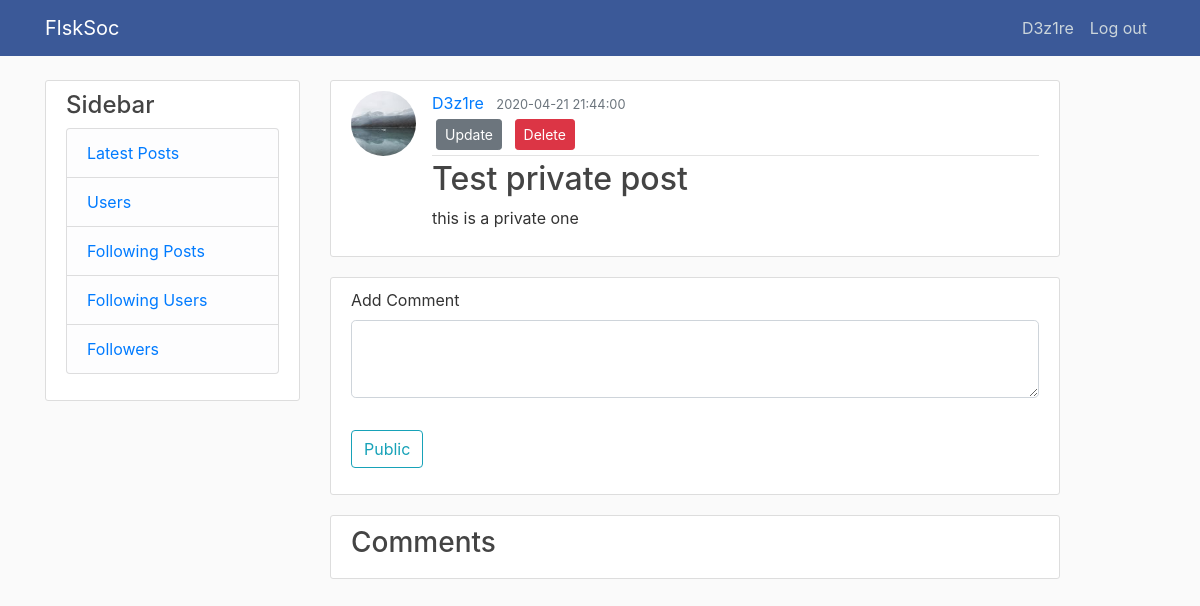
The app's page /post/10 (signed in), older data.
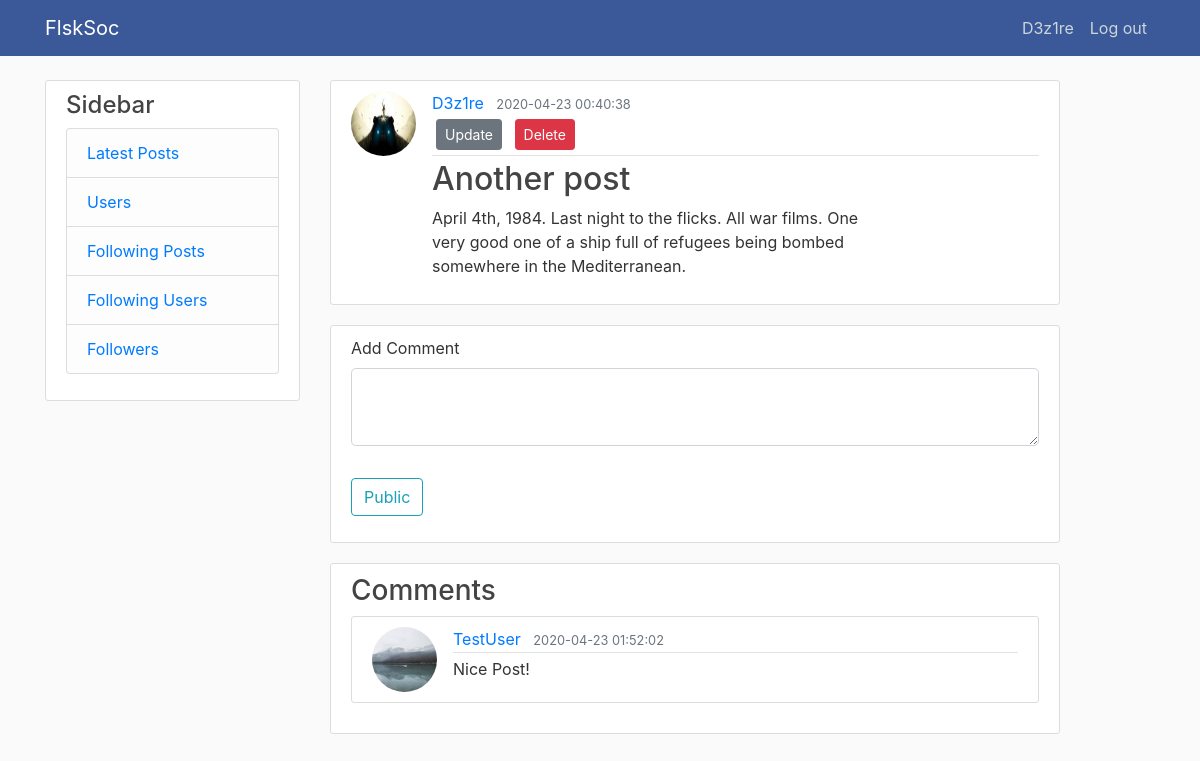
The same page, newer data.
### data/user.py (models this page shows, shortened)
class User(SqlAlchemyBase, UserMixin, SerializerMixin):
    __tablename__ = 'users'
    id = sqlalchemy.Column(sqlalchemy.Integer, primary_key=True, autoincrement=True)
    username = sqlalchemy.Column(sqlalchemy.String, nullable=False)
    name = sqlalchemy.Column(sqlalchemy.String, nullable=True)
    surname = sqlalchemy.Column(sqlalchemy.String, nullable=True)
    email = sqlalchemy.Column(sqlalchemy.String, index=True, unique=True, nullable=False)
    hashed_password = sqlalchemy.Column(sqlalchemy.String, nullable=True)
    created_date = sqlalchemy.Column(sqlalchemy.DateTime, default=datetime.datetime.now)
    image_file = sqlalchemy.Column(sqlalchemy.String, nullable=False, default='default.png')
    posts = orm.relation("Post", back_populates='user')

### data/post.py (models this page shows, shortened)
class Post(SqlAlchemyBase, SerializerMixin):
    __tablename__ = 'posts'
    id = sqlalchemy.Column(sqlalchemy.Integer, primary_key=True, autoincrement=True)
    title = sqlalchemy.Column(sqlalchemy.String, nullable=False)
    content = sqlalchemy.Column(sqlalchemy.String, nullable=True)
    created_date = sqlalchemy.Column(sqlalchemy.DateTime, default=datetime.datetime.now)
    is_private = sqlalchemy.Column(sqlalchemy.Boolean, default=False)
    user_id = sqlalchemy.Column(sqlalchemy.Integer, sqlalchemy.ForeignKey("users.id"))
    user = orm.relation('User')

### data/comment.py (models this page shows)
class Comment(SqlAlchemyBase):
    __tablename__ = 'comments'
    id = sqlalchemy.Column(sqlalchemy.Integer, primary_key=True, autoincrement=True)
    from_user = sqlalchemy.Column(sqlalchemy.Integer, sqlalchemy.ForeignKey("users.id"))
    text = sqlalchemy.Column(sqlalchemy.String)
    to_post = sqlalchemy.Column(sqlalchemy.Integer, sqlalchemy.ForeignKey("posts.id"))
    created_date = sqlalchemy.Column(sqlalchemy.DateTime, default=datetime.datetime.now)
    user = orm.relation('User')

### posts.py (the view, shortened to what this page needs)
@posts.route('/post/<int:id>', methods=['GET', 'POST'])
@login_required
def show_post(id):
    form = CommentForm()
    session = db_session.create_session()
    post = session.query(Post).filter(Post.id == id).first()
    comments = session.query(Comment).filter(Comment.to_post == post.id).order_by(Comment.created_date.desc())
    return render_template('post.html', title=post.title, post=post, form=form, comments=comments)

### data/comment.py
class CommentForm(FlaskForm):
    text = TextAreaField("Add Comment", validators=[DataRequired()])
    submit = SubmitField('Public')

### data/db_session.py (called while the page is built)
def create_session() -> Session:
    global __factory
    return __factory()

### main.py (called while the page is built)
def main():
    db_session.global_init("db/soc.sqlite")
    app.register_blueprint(users)
    app.register_blueprint(posts)
    app.register_blueprint(errors)
    @login_manager.user_loader
    def load_user(user_id):
        session = db_session.create_session()
        return session.query(User).get(user_id)
    app.run()

### templates/post.html (shortened to what this page needs)
{% extends "base.html" %}
{% block content %}
	<article class="media content-section">
        <img class="rounded-circle article-img" src="{{ url_for('static', filename='profile_pics/' + post.user.image_file) }}">
        <div class="media-body">
            <div class="article-metadata">
                <a class="mr-2" href="/user/{{ post.user.id }}">{{ post.user.username }}</a>
                <small class="text-muted">{{ post.created_date.replace(microsecond=0).isoformat(' ') }}</small>
            	{% if post.user == current_user %}
            		<div>
            			<a class="btn btn-secondary btn-sm m-1" href="/post/{{ post.id }}/edit">
            			Update</a>
            			<button type="button" class="btn btn-danger btn-sm m-1" data-toggle="modal" data-target="#deleteModal">Delete</button>
            		</div>
            	{% endif %}
            </div>
            <h2 class="article-title">{{ post.title }}</h2>
            <p class="article-content">{{ post.content }}</p>
        </div>
    </article>
    <div class="content-section">
        <form action="" method="post">
            <fieldset class="form-group">
                <div class="form-group">
                    {{ form.text.label(class="form-control-label") }}
                    {% if form.text.errors %}
                        {{ form.text(class="form-control form-control-lg is-invalid") }}
                        <div class="invalid-feedback">
                            {% for error in form.text.errors %}
                                <span>{{ error }}</span>
                            {% endfor %}
                        </div>
                    {% else %}
                        {{ form.text(class="form-control form-control-lg") }}
                    {% endif %}
                </div>
            </fieldset>
            <div class="form-group">
                {{ form.submit(class="btn btn-outline-info") }}
            </div>
        </form>
    	</div>
    <div class="content-section">
    	<h3>Comments</h3>
    	{% for comment in comments %}
    		<article class="media content-section">
        		<img class="rounded-circle article-img" src="{{ url_for('static', filename='profile_pics/' + comment.user.image_file) }}">
        		<div class="media-body">
        			<div class="article-metadata">
        				<a class="mr-2" href="/user/{{ comment.user.id }}">{{ comment.user.username }}</a>
        				<small class="text-muted">{{ comment.created_date.replace(microsecond=0).isoformat(' ') }}</small>
        			</div>
            		{{ comment.text }}
        		</div>
    		</article>
    	{% endfor %}
	</div>
{% endblock content %}

### templates/base.html (shortened to what this page needs)
<!DOCTYPE html>
<html lang="en">
<head>
    <link rel="stylesheet" href="https://stackpath.bootstrapcdn.com/bootstrap/4.4.1/css/bootstrap.min.css"
>
    <link rel="stylesheet" type="text/css" href="../static/css/style.css"/>
</head>
<body>
    <header class="site-header">
      <nav class="navbar navbar-expand-md navbar-dark fixed-top" style="background-color: #3B5998">
        <div class="container">
          <a class="navbar-brand mr-4" href="/">FlskSoc</a>
          <div class="collapse navbar-collapse" id="navbarToggle">
            <div class="navbar-nav">
              {% if current_user.is_authenticated %}
                <a class="nav-item nav-link" href="/user/{{ current_user.id }}">{{ current_user.username }}</a>
                <a class="nav-item nav-link" href="/logout">Log out</a>
              {% else %}
                <a class="nav-item nav-link" href="/login">Log in</a>
                <a class="nav-item nav-link" href="/register">Register</a>
              {% endif %}
            </div>
          </div>
        </div>
      </nav>
    </header>
<main role="main" class="container">
      <div class="row">
        <div class="col-md-3">
          <div class="content-section">
            <h4>Sidebar</h4>
              <ul class="list-group">
                <li class="list-group-item list-group-item-light"><a href='/'>Latest Posts</a></li>
                <li class="list-group-item list-group-item-light"><a href='/users'>Users</a></li>
                <li class="list-group-item list-group-item-light"><a href='/f'>Following Posts</a></li>
                <li class="list-group-item list-group-item-light"><a href='/following'>Following Users</a></li>
                <li class="list-group-item list-group-item-light"><a href='followers'>Followers</a></li>
              </ul>
          </div>
        </div>
        <div class="col-md-8">
          {% block content %}{% endblock %}
        </div>
      </div>
    </main>
</body>
</html>

Row changes from the older to the newer data that the page shows:
changed User "D3z1re": image_file: a different picture
changed Post: created_date.replace "2020-04-21 21:44:00" → "2020-04-23 00:40:38"; title "Test private post" → "Another post"; content "this is a private one" → "April 4th, 1984. Last night to the flicks. All war films. One very good one of a ship full of refugees being bombed somewhere in the Mediterranean."
added Comment: image_file (picture), user.username "TestUser", created_date.replace "2020-04-23 01:52:02", text "Nice Post!"
